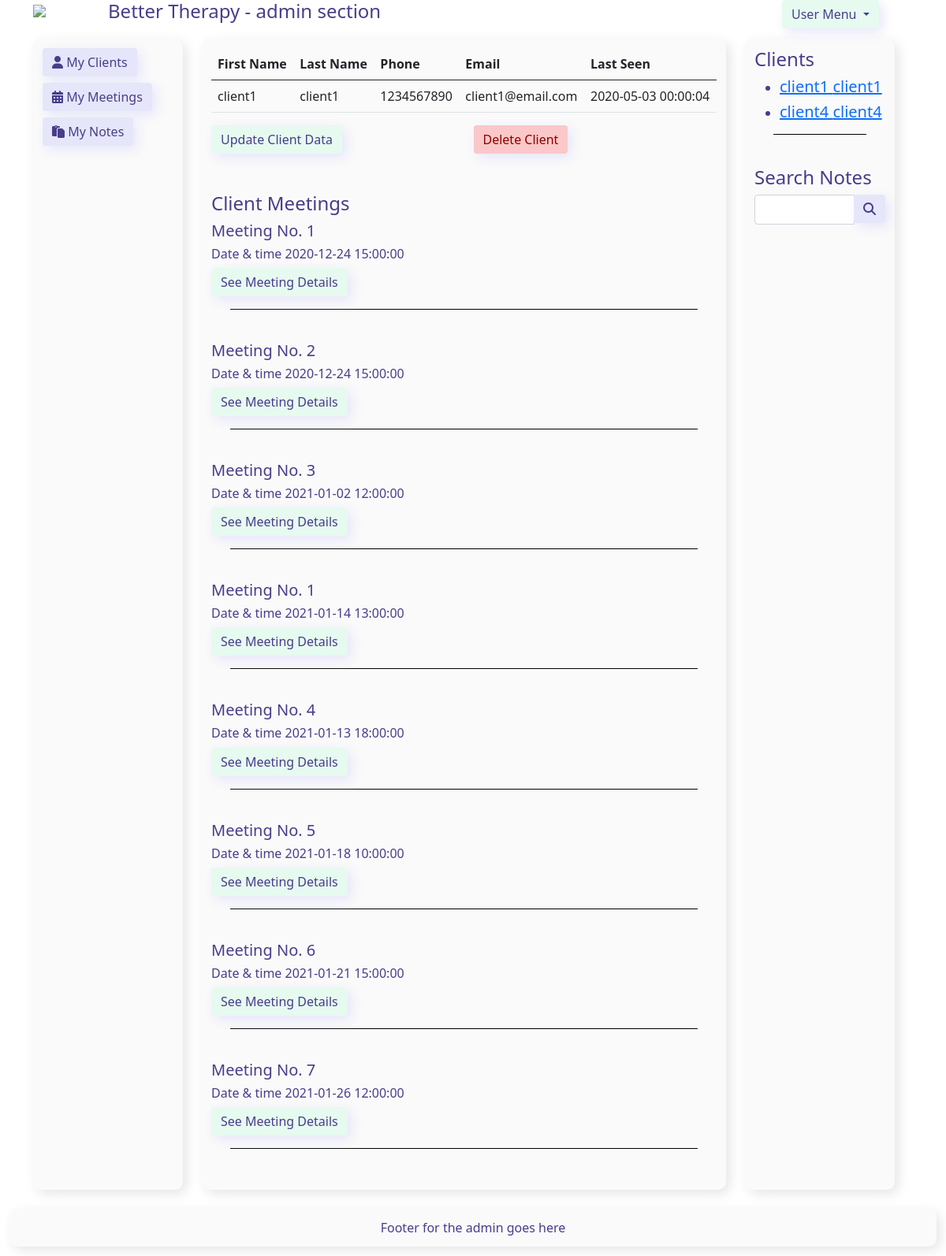
The page /code/admin/client_details.php?id=1 on the database its author committed.
### tables this page shows
CREATE TABLE client (  
    id int NOT NULL primary key AUTO_INCREMENT,
    firstName varchar(50),
    lastName varchar(50),
    phone char(10),
    email varchar(50),
    password varchar(255) NOT NULL DEFAULT 'PASSWORD',
    createdAt DATETIME,
    lastSeen DATETIME,
    therapist int,
    FOREIGN KEY (therapist) REFERENCES therapist(id)
);

CREATE TABLE meeting (  
    id int NOT NULL primary key AUTO_INCREMENT,
    client int DEFAULT 0,
    FOREIGN KEY (client) REFERENCES client(id) ON DELETE SET DEFAULT,
    therapist int DEFAULT 0,
    FOREIGN KEY (therapist) REFERENCES therapist(id) ON DELETE SET DEFAULT,
    clientNo int NOT NULL,
    dateTime DATETIME,
    duration int NOT NULL DEFAULT 50
    );

### code/models.php (called while the page is built, shortened)
<?php
$host = 'better_database';
$database = 'bettertherapy';
$user = 'better';
$pass = 'base2';
$charset = 'utf8mb4';
$dsn = "mysql:host=$host;dbname=$database;charset=$charset";
$options = [
    PDO::ATTR_ERRMODE => PDO::ERRMODE_EXCEPTION,
    PDO::ATTR_DEFAULT_FETCH_MODE => PDO::FETCH_ASSOC,
    PDO::ATTR_EMULATE_PREPARES => false,
];
try {
    $pdo = new PDO($dsn, $user, $pass, $options);
} catch (\PDOException $e) {
    throw new \PDOException($e->getMessage(), (int)$e->getCode());
}
function getClientList($therapist_id) {
    global $pdo;
    $client_list = $pdo->prepare('SELECT * from client WHERE therapist = ?');
    $client_list->execute([$therapist_id]);
    $result = $client_list->fetchAll();
    return $result;
};
function getClientDetails($client_id) {
    global $pdo;
    $client_list = $pdo->prepare('SELECT * from client WHERE id = ?');
    $client_list->execute([$client_id]);
    $result = $client_list->fetch();
    return $result;
};
function getClientMeetings($clientId, $therapistId) {
    global $pdo;
    $meetingList = $pdo->prepare('SELECT * from meeting WHERE client = ? AND therapist = ?');
    $meetingList->execute([$clientId, $therapistId]);
    $result = $meetingList->fetchAll();
    return $result;
};

### code/admin/client_details.php (the view)
<?php include 'includes/admin_header.php' ?>
<?php include '../models.php'?>
<?php
$client = $_GET['id'];
$therapist = '1';
$clientDetails = getClientDetails($client, $therapist);
$clientId = $clientDetails['id'];
$clientMeetings = getClientMeetings($client, $therapist);?>
<div class="container">
    <div class="row">
        <div class="col-2 admin-box">
            <?php include 'includes/admin_navigation.php' ?>
        </div>
        <div class="col-7 admin-box">
            <table class="table">
                <thead>
                <tr>
                    <th scope="col">First Name</th>
                    <th scope="col">Last Name</th>
                    <th scope="col">Phone</th>
                    <th scope="col">Email</th>
                    <th scope="col">Last Seen</th>
                </tr>
                </thead>
                <tr>
                    <td><?php echo $clientDetails['firstName'] ?></td>
                    <td><?php echo $clientDetails['lastName'] ?></td>
                    <td><?php echo $clientDetails['phone'] ?></td>
                    <td><?php echo $clientDetails['email'] ?></td>
                    <td><?php echo $clientDetails['lastSeen'] ?></td>
                </tr>
            </table>
            <div class="row">
                <div class="col"><a href="client_update.php?update=<?php echo $clientId;?>" class="btn btn-info">Update Client Data</a></div>
                <div class="col"><a href="clients.php?delete=<?php echo $clientId;?>" class="btn btn-danger">Delete Client</a></div>
            </div>
            <div class="empty-space"></div>
            <h4>Client Meetings</h4>
            <?php foreach ($clientMeetings as $meeting) { ?>
                <div class="row"><h5>Meeting No. <?php echo $meeting['clientNo'];?></h5></div>
                <div class="row"><h6>Date & time <?php echo $meeting['dateTime'];?></h6></div>
                <div class="row"><h6><a href="#" class="btn btn-info">See Meeting Details</a></h6></div>
                <div class="separator"></div>
            <?php } ?>
        </div>
            <?php include 'includes/admin_sidebar.php';?>
    </div>
</div>
<?php include 'includes/admin_footer.php' ?>

### code/admin/includes/admin_sidebar.php
<div class="col-2 admin-box">
    <h4>Clients</h4>
    <?php
    $therapist = '1';
    $clients = getClientList($therapist);
    ?>
    <ul>
            <?php foreach ($clients as $client) {
                ?><li>
                <h5>
                    <a href="./client_meeting.php?id=<?php echo $client['id'];?>">
                        <?php echo $client['firstName']." ".$client['lastName']?>
                    </a>
                </h5>
                </li>
    <?php } ?>
    </ul>
    <div class="separator"></div>
    <h4>Search Notes</h4>
    <form action="../admin/notes_search.php" method="get">
        <div class="input-group">
            <input type="text" name="search" class="form-control">
            <span class="input-group-btn">
                <button name="submit" class="btn btn-primary" type="submit">
                    <span class="fas fa-search"></span>
                </button>
            </span>
        </div>
    </form>
</div>

### code/admin/styles/admin_style.css (style rules this page uses)
* { box-sizing: border-box; }
.admin-box { background: rgb(250, 250, 250); box-shadow: 5px 5px 15px rgb(230, 230, 230); color:darkslateblue; margin: 1vw; border-radius: 10px; padding: 1vw; }
.btn-primary { background: rgb(230, 230, 250); color:darkslateblue; border: 0px solid gray; box-shadow: 5px 5px 15px rgb(230, 230, 250); }
.btn-info { background: rgb(230, 250, 240); color:darkslateblue; border: 0px solid gray; box-shadow: 5px 5px 15px rgb(230, 230, 250); }
.btn-danger { background: rgb(250, 200, 200); color:darkred; border: 0px solid gray; box-shadow: 5px 5px 15px rgb(230, 230, 250); }
.separator { height: 1px; background: black; margin: 1vh 3vh 5vh 3vh; }
.empty-space { height: 1px; margin: 1vh 3vh 5vh 3vh; }

### rows shown on the page
client: firstName "client1", lastName "client1", phone "1234567890", email "client1@email.com", lastSeen "2020-05-03 00:00:04"
meeting: clientNo "1", dateTime "2020-12-24 15:00:00"
meeting: clientNo "2", dateTime "2020-12-24 15:00:00"
meeting: clientNo "3", dateTime "2021-01-02 12:00:00"
meeting: clientNo "1", dateTime "2021-01-14 13:00:00"
meeting: clientNo "4", dateTime "2021-01-13 18:00:00"
meeting: clientNo "5", dateTime "2021-01-18 10:00:00"
meeting: clientNo "6", dateTime "2021-01-21 15:00:00"
meeting: clientNo "7", dateTime "2021-01-26 12:00:00"
client: firstName "client4", lastName "client4"
